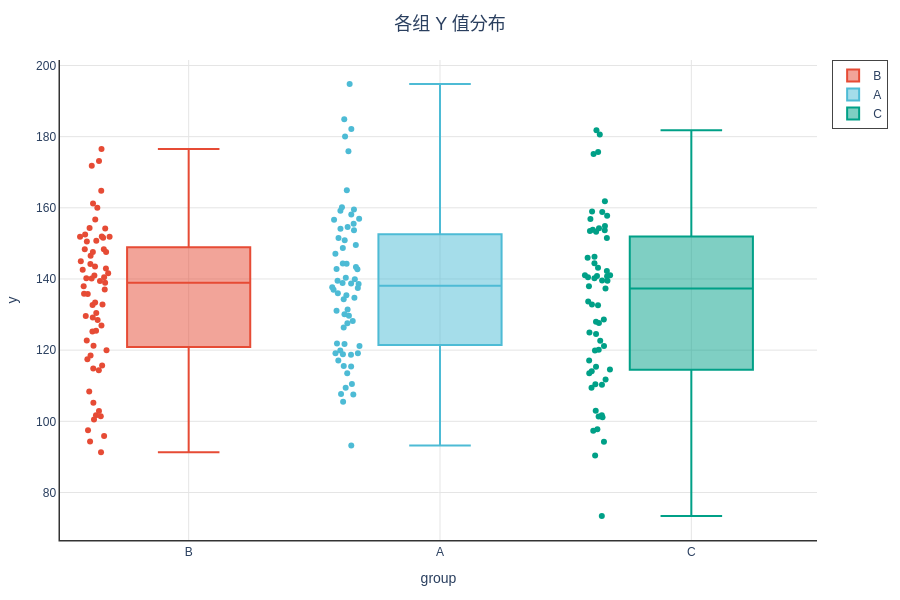

Write notebook code for a chart like this one.
### Code cell
# 5.5 箱线图
print("箱线图（box_plot）")
fig = viz.box_plot(
    df_clean,
    y="y",
    x="group",
    title="各组 Y 值分布",
    show_points=True,
)
fig.show()

### Figure 1 — Plotly figure (JSON) as saved in the notebook; plotly's stock layout.template omitted (floating-point values rounded to 4 significant figures)
{"data": [{"boxpoints": "all", "jitter": 0.3, "marker": {"color": "#E64B35"}, "name": "B", "pointpos": -1.5, "type": "box", "y": [173.2, 125.4, 128.5, 132.7, 171.8, 114.3, 143.5, 135.8, 105.2, 102.9, 143.0, 141.6, 144.2, 132.8, 114.9, 156.7, 108.4, 150.7, 147.6, 164.8, 129.6, 91.3, 101.5, 148.4, 135.8, 160.1, 148.4, 154.3, 126.9, 133.4, 117.4, 152.5, 146.5, 140.2, 137.9, 118.5, 94.33, 115.7, 142.6, 176.6, 130.4, 101.7, 129.2, 147.6, 97.47, 138.9, 140.1, 121.2, 145.0, 154.2, 122.7, 140.5, 161.2, 137.1, 151.8, 139.4, 151.9, 95.88, 125.2, 151.6, 150.5, 151.9, 100.5, 141.0, 120.0]}, {"boxpoints": "all", "jitter": 0.3, "marker": {"color": "#4DBBD5"}, "name": "A", "pointpos": -1.5, "type": "box", "y": [155.5, 137.0, 175.9, 138.6, 153.7, 109.4, 107.5, 93.21, 138.9, 131.4, 118.8, 184.9, 159.5, 119.1, 107.7, 136.0, 151.5, 128.2, 142.8, 144.3, 127.6, 156.6, 160.2, 148.7, 115.5, 135.4, 149.6, 121.2, 134.7, 147.1, 131.1, 182.1, 139.9, 138.7, 142.7, 194.8, 140.4, 137.6, 113.5, 159.2, 121.9, 130.1, 134.3, 115.4, 117.1, 129.7, 110.5, 126.4, 164.9, 154.1, 150.9, 139.5, 137.5, 156.9, 119.2, 118.7, 144.3, 154.6, 180.0, 121.7, 158.1, 119.9, 143.3, 105.5]}, {"boxpoints": "all", "jitter": 0.3, "marker": {"color": "#00A087"}, "name": "C", "pointpos": -1.5, "type": "box", "y": [157.8, 122.6, 124.5, 175.7, 94.26, 101.7, 103.0, 140.5, 110.4, 146.3, 121.2, 113.5, 111.7, 141.0, 101.2, 115.4, 154.9, 132.6, 153.3, 127.6, 109.5, 153.9, 73.39, 133.7, 90.42, 181.8, 154.3, 138.0, 114.1, 139.5, 124.9, 97.76, 140.8, 141.0, 142.3, 143.2, 145.9, 158.8, 156.9, 139.6, 140.8, 128.6, 153.7, 101.3, 97.34, 137.3, 120.1, 175.1, 144.4, 110.3, 117.1, 159.0, 180.6, 114.6, 151.5, 161.9, 140.2, 132.8, 119.9, 128.0, 153.5]}], "layout": {"font": {"family": "Arial, sans-serif", "size": 12}, "height": 600, "legend": {"bgcolor": "rgba(255,255,255,0.8)", "borderwidth": 1, "font": {"size": 12}}, "margin": {"b": 60, "l": 60, "r": 40, "t": 60}, "paper_bgcolor": "white", "plot_bgcolor": "white", "showlegend": true, "title": {"font": {"family": "Arial, sans-serif", "size": 18}, "text": "各组 Y 值分布", "x": 0.5, "xanchor": "center"}, "width": 900, "xaxis": {"gridcolor": "#E5E5E5", "gridwidth": 1, "linecolor": "#333333", "linewidth": 1.5, "showgrid": true, "tickfont": {"size": 12}, "title": {"font": {"size": 14}, "text": "group"}, "zeroline": false}, "yaxis": {"gridcolor": "#E5E5E5", "gridwidth": 1, "linecolor": "#333333", "linewidth": 1.5, "showgrid": true, "tickfont": {"size": 12}, "title": {"font": {"size": 14}, "text": "y"}, "zeroline": false}}}
